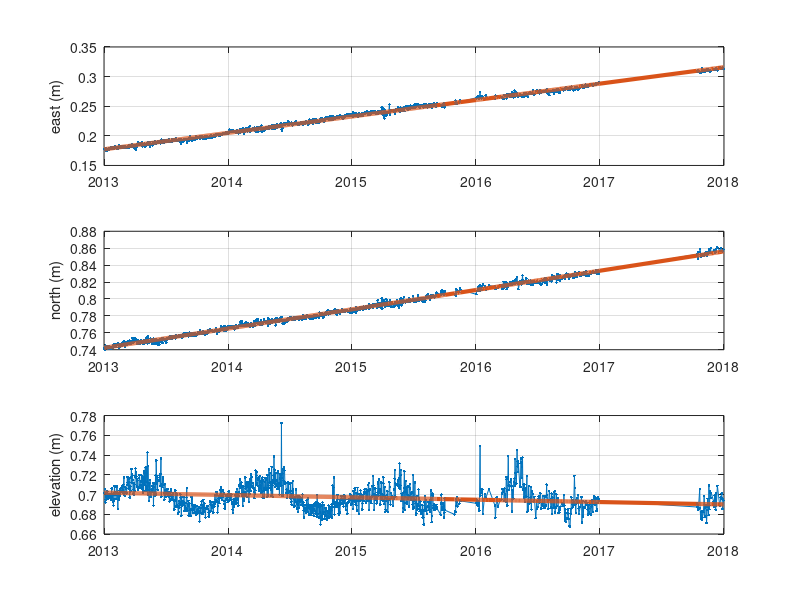
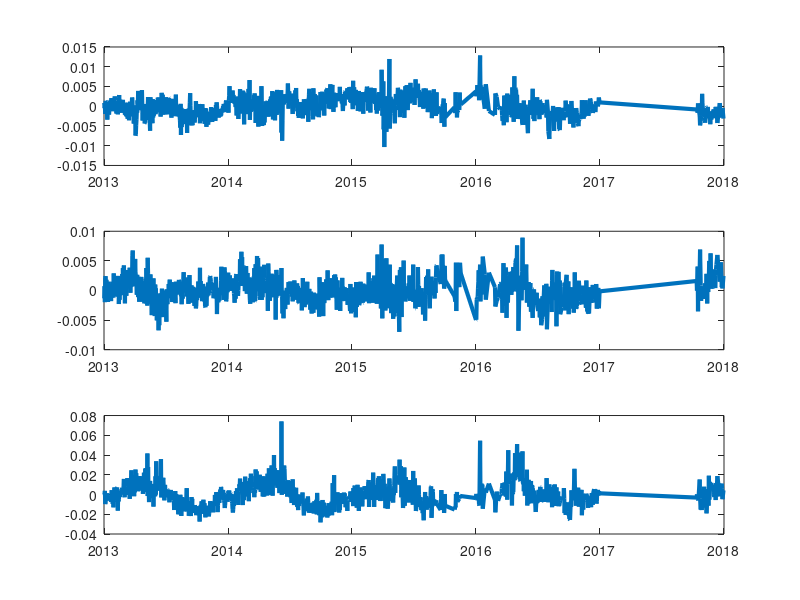

Here is the MATLAB script that generated these plots, in order: (Note: this script raises an error after producing the figures.)
clear


%
% Download the data directly from the source 
% (note the station name and reference frame in the URL)
%
% If your computer doesn't like the "curl" command, skip this line and just
% use a file you downloaded from the website by right-click SaveAs as before.
%

  % !curl http://geodesy.unr.edu/gps_timeseries/tenv3/plates/OK/J175.OK.tenv3 > J175.OK.tenv3
  % !curl http://geodesy.unr.edu/gps_timeseries/tenv3/plates/NA/P404.NA.tenv3 > P404.NA.tenv3

%
% Load the data
%
  %fid=fopen('CHIT.tenv3.txt');
  fid=fopen('HAKA.tenv3.txt');
  C=textscan(fid,'%s %s %f %f %f %f %f %f %f %f %f %f %f %f %f %f %f %f %f %f %f %f %f','headerlines',1);
  fclose(fid);

  t=C{3};
  x=C{9};
  y=C{11};
  z=C{13};

  %stationlat=C{21}(1);
  %stationlon=C{22}(1);
 %stationlat=22.46;
 %stationlon=91.79;
 stationlat=22.63;
 stationlon=93.60;

%
% Plot the data
%
  figure(1),clf,
  subplot(311),plot(t,x,'.-'),grid,ylabel('east (m)'),
    % title('J175 in fixed Okhotsk reference frame')
  subplot(3,1,2),plot(t,y,'.-'),grid,ylabel('north (m)')
  subplot(3,1,3),plot(t,z,'.-'),grid,ylabel('elevation (m)')

%
% Calculate the velocity of each component
%
  pX=polyfit(t,x,1);
  pY=polyfit(t,y,1);
  pZ=polyfit(t,z,1);

  vX=pX(1);
  vY=pY(1);
  vZ=pZ(1);

%
% Add the best fit line to the original plot
%
  subplot(311),hold on,plot(t,polyval(pX,t),'linewidth',3)
  subplot(312),hold on,plot(t,polyval(pY,t),'linewidth',3)
  subplot(313),hold on,plot(t,polyval(pZ,t),'linewidth',3)

%
% Plot the residuals! (what's left after you subtract the trend)
%
  figure(2),clf
  subplot(311),plot(t,x-polyval(pX,t),'linewidth',3)
  subplot(312),plot(t,y-polyval(pY,t),'linewidth',3)
  subplot(313),plot(t,z-polyval(pZ,t),'linewidth',3)

%
% Load the lazy map data and make a simple velocity plot
%
  c=load('coastfile.xy.txt');
  b=load('politicalboundaryfile.xy.txt');
  figure(3),clf
  plot(c(:,1),c(:,2))
  hold on
 plot(b(:,1),b(:,2),'color',[1 1 1]*0.75)
 plot(stationlon,stationlat,'^k')
 quiver(stationlon,stationlat,vX,vY,1e2)
 scatter(stationlon,stationlat,50,vZ*1000,'filled')
 colorbar
 caxis([-1,1])
 colormap(jet)
 xlim([86,98])
 ylim([19,26])
%worldmap
 